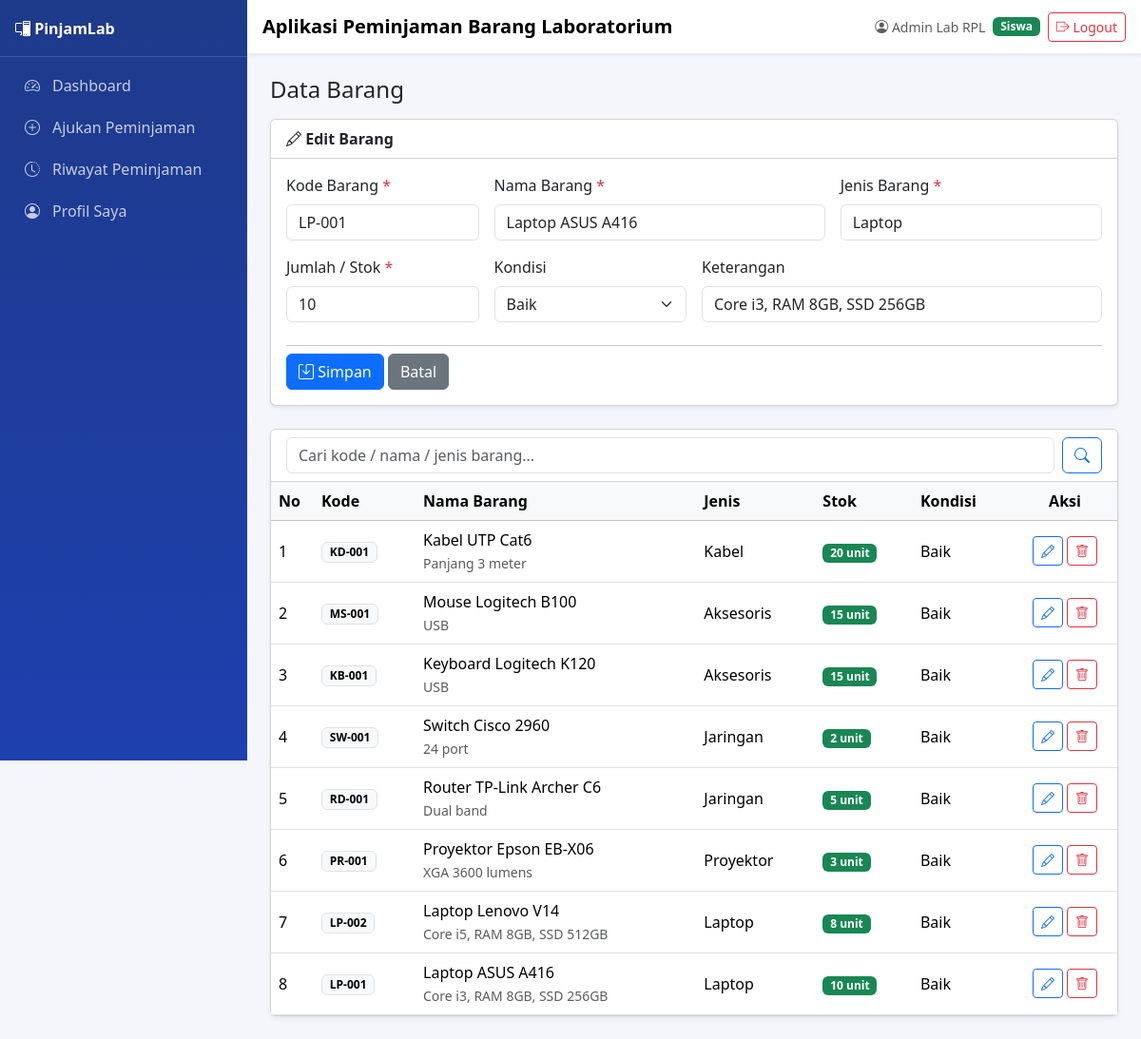
Page /barang.php?aksi=edit&id=1 (signed in) on the committed database.
### tables this page shows
CREATE TABLE barang (
  id_barang    INT AUTO_INCREMENT PRIMARY KEY,
  kode_barang  VARCHAR(20) NOT NULL UNIQUE,
  nama_barang  VARCHAR(100) NOT NULL,
  jenis_barang VARCHAR(50) NOT NULL,
  jumlah       INT NOT NULL DEFAULT 0,
  kondisi      VARCHAR(50) DEFAULT 'Baik',
  keterangan   TEXT
);

### koneksi.php (called while the page is built, shortened)
<?php
function e($str) {
    return htmlspecialchars($str ?? '', ENT_QUOTES, 'UTF-8');
}
?>

### barang.php (the view, shortened to what this page needs)
<?php
include 'koneksi.php';
include 'template_header.php';
 $aksi = $_GET['aksi'] ?? 'list';
 $edit = null;
if ($aksi == 'edit') {
    $id   = (int)($_GET['id'] ?? 0);
    $edit = mysqli_fetch_assoc(mysqli_query($koneksi, "SELECT * FROM barang WHERE id_barang=$id"));
}
 $keyword = mysqli_real_escape_string($koneksi, $_GET['cari'] ?? '');
if ($keyword != '') {
    $data = mysqli_query($koneksi, "SELECT * FROM barang
        WHERE kode_barang LIKE '%$keyword%' OR nama_barang LIKE '%$keyword%' OR jenis_barang LIKE '%$keyword%'
        ORDER BY id_barang DESC");
} else {
    $data = mysqli_query($koneksi, "SELECT * FROM barang ORDER BY id_barang DESC");
}
?>
<div class="d-flex flex-wrap justify-content-between align-items-center gap-2 mb-3">
    <h4 class="mb-0">Data Barang</h4>
</div>
<?php if ($aksi == 'tambah' || ($aksi == 'edit' && $edit)): ?>
<div class="card shadow-sm mb-4">
    <div class="card-header bg-white fw-semibold">
        <i class="bi bi-<?= $aksi == 'tambah' ? 'plus-circle' : 'pencil' ?>"></i>
        <?= $aksi == 'tambah' ? 'Tambah Barang Baru' : 'Edit Barang' ?>
    </div>
    <div class="card-body">
        <form method="post" class="row g-3">
            <div class="col-md-3">
                <label class="form-label">Kode Barang <span class="text-danger">*</span></label>
                <input type="text" name="kode_barang" class="form-control" placeholder="cth: LP-001"
                       value="<?= e($edit['kode_barang'] ?? '') ?>" required>
            </div>
            <div class="col-md-5">
                <label class="form-label">Nama Barang <span class="text-danger">*</span></label>
                <input type="text" name="nama_barang" class="form-control" placeholder="cth: Laptop ASUS A416"
                       value="<?= e($edit['nama_barang'] ?? '') ?>" required>
            </div>
            <div class="col-md-4">
                <label class="form-label">Jenis Barang <span class="text-danger">*</span></label>
                <input type="text" name="jenis_barang" class="form-control" list="daftarJenis"
                       placeholder="cth: Laptop" value="<?= e($edit['jenis_barang'] ?? '') ?>" required>
            </div>
            <div class="col-md-3">
                <label class="form-label">Jumlah / Stok <span class="text-danger">*</span></label>
                <input type="number" name="jumlah" class="form-control" min="0" value="<?= $edit['jumlah'] ?? 1 ?>" required>
            </div>
            <div class="col-md-3">
                <label class="form-label">Kondisi</label>
                <select name="kondisi" class="form-select">
                    <?php foreach (['Baik', 'Rusak Ringan', 'Rusak Berat'] as $k): ?>
                        <option value="<?= $k ?>" <?= ($edit['kondisi'] ?? 'Baik') == $k ? 'selected' : '' ?>><?= $k ?></option>
                    <?php endforeach; ?>
                </select>
            </div>
            <div class="col-md-6">
                <label class="form-label">Keterangan</label>
                <input type="text" name="keterangan" class="form-control" placeholder="Spesifikasi singkat (opsional)"
                       value="<?= e($edit['keterangan'] ?? '') ?>">
            </div>
            <div class="col-12">
                <hr class="mt-2 mb-2">
                <button type="submit" name="<?= $aksi ?>" class="btn btn-primary"><i class="bi bi-save"></i> Simpan</button>
                <a href="barang.php" class="btn btn-secondary">Batal</a>
            </div>
        </form>
    </div>
</div>
<?php endif; ?>
<div class="card shadow-sm">
    <div class="card-header bg-white">
        <form method="get" class="d-flex gap-2">
            <input type="text" name="cari" class="form-control" placeholder="Cari kode / nama / jenis barang..."
                   value="<?= e($keyword) ?>">
            <button class="btn btn-outline-primary" type="submit"><i class="bi bi-search"></i></button>
        </form>
    </div>
    <div class="table-responsive">
        <table class="table table-hover mb-0 align-middle">
            <thead class="table-light">
                <tr>
                    <th width="45">No</th><th>Kode</th><th>Nama Barang</th><th>Jenis</th>
                    <th>Stok</th><th>Kondisi</th><th width="110" class="text-center">Aksi</th>
                </tr>
            </thead>
            <tbody>
                <?php $no = 1; while ($b = mysqli_fetch_assoc($data)): ?>
                <tr>
                    <td><?= $no++ ?></td>
                    <td><span class="badge text-bg-light border"><?= e($b['kode_barang']) ?></span></td>
                    <td>
                        <?= e($b['nama_barang']) ?>
                        <?php if ($b['keterangan']): ?><br><small class="text-muted"><?= e($b['keterangan']) ?></small><?php endif; ?>
                    </td>
                    <td><?= e($b['jenis_barang']) ?></td>
                    <td>
                        <?php if ($b['jumlah'] > 0): ?>
                            <span class="badge bg-success"><?= $b['jumlah'] ?> unit</span>
                        <?php else: ?>
                            <span class="badge bg-danger">Habis</span>
                        <?php endif; ?>
                    </td>
                    <td><?= e($b['kondisi']) ?></td>
                                        <td class="text-center">
                        <?php if (($_SESSION['role'] ?? 'admin') != 'petugas'): ?>
                        <a href="barang.php?aksi=edit&id=<?= $b['id_barang'] ?>" class="btn btn-sm btn-outline-primary" title="Edit"><i class="bi bi-pencil"></i></a>
                        <a href="barang.php?hapus=<?= $b['id_barang'] ?>" class="btn btn-sm btn-outline-danger" title="Hapus"
                           onclick="return confirm('Yakin ingin menghapus barang ini?')"><i class="bi bi-trash"></i></a>
                        <?php else: ?>
                        <span class="text-muted small"><i class="bi bi-eye"></i> lihat</span>
                        <?php endif; ?>
                    </td>
                </tr>
                <?php endwhile; ?>
            </tbody>
        </table>
    </div>
</div>
<?php include 'template_footer.php'; ?>

### template_header.php (style rules this page uses)
body { background-color: #f4f6fb; }

### rows in the picture
barang: kode_barang "LP-001", nama_barang "Laptop ASUS A416", jenis_barang "Laptop", jumlah "10", kondisi "Baik", keterangan "Core i3, RAM 8GB, SSD 256GB"
barang: kode_barang "KD-001", nama_barang "Kabel UTP Cat6", keterangan "Panjang 3 meter", jenis_barang "Kabel", jumlah "20", kondisi "Baik"
barang: kode_barang "MS-001", nama_barang "Mouse Logitech B100", keterangan "USB", jenis_barang "Aksesoris", jumlah "15", kondisi "Baik"
barang: kode_barang "KB-001", nama_barang "Keyboard Logitech K120", keterangan "USB", jenis_barang "Aksesoris", jumlah "15", kondisi "Baik"
barang: kode_barang "SW-001", nama_barang "Switch Cisco 2960", keterangan "24 port", jenis_barang "Jaringan", jumlah "2", kondisi "Baik"
barang: kode_barang "RD-001", nama_barang "Router TP-Link Archer C6", keterangan "Dual band", jenis_barang "Jaringan", jumlah "5", kondisi "Baik"
barang: kode_barang "PR-001", nama_barang "Proyektor Epson EB-X06", keterangan "XGA 3600 lumens", jenis_barang "Proyektor", jumlah "3", kondisi "Baik"
barang: kode_barang "LP-002", nama_barang "Laptop Lenovo V14", keterangan "Core i5, RAM 8GB, SSD 512GB", jenis_barang "Laptop", jumlah "8", kondisi "Baik"

### other values in the picture
$namaUser "Admin Lab RPL"
$role "Siswa"
